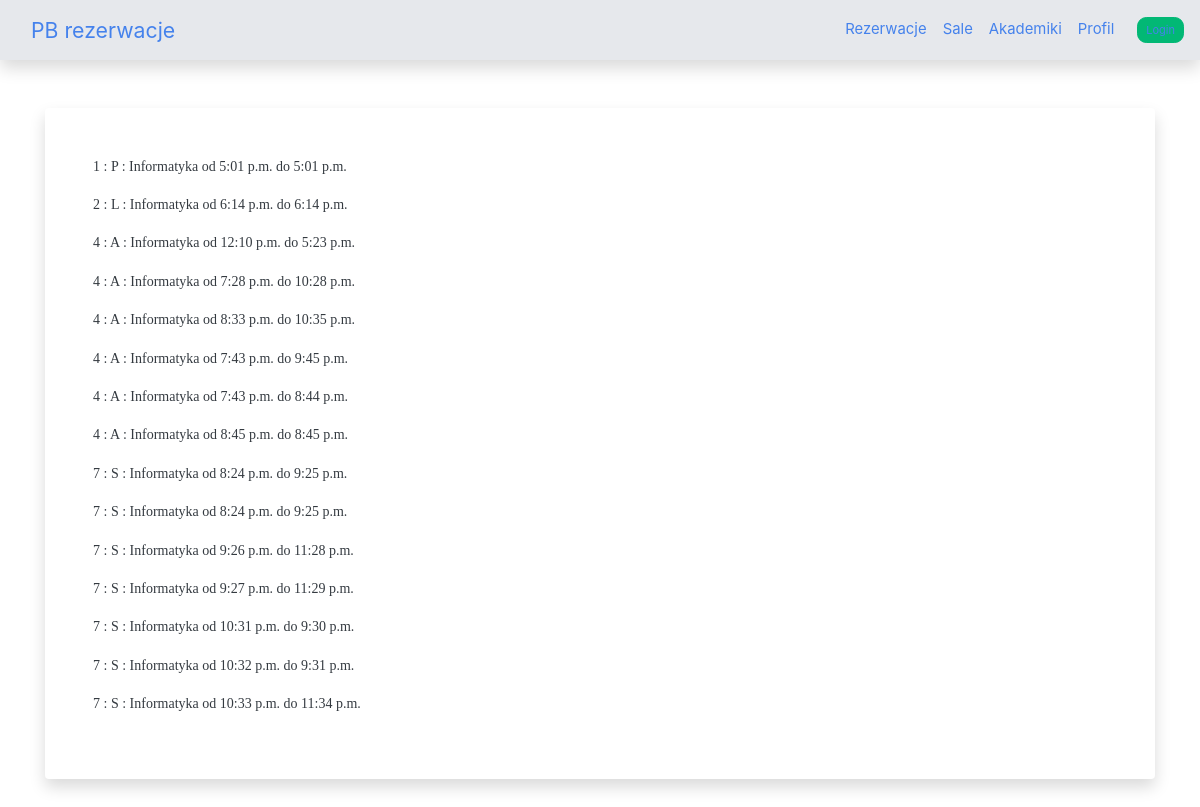
/reservations/, run on the app's committed database.
### reservations/models.py (models this page shows, shortened)
class RezerwacjaSali(models.Model):
    status_labels = (
        ("Z", "Zaakceptowana"),
        ("O", "Odrzucona"),
        ("R", "W trakcie rozpatrywania")
    )
    id_rezerwacji_sali = models.AutoField(primary_key=True)
    id_pomieszczenia = models.ForeignKey(Pomieszczenie, on_delete=models.CASCADE)
    status = models.CharField(max_length=1, choices=status_labels, default="R")
    data_od = models.DateTimeField()
    data_do = models.DateTimeField()
    id_uzytkownika = models.ForeignKey(Uzytkownik,related_name="rezerwacje_sal", on_delete=models.CASCADE)
    data_wykonania_rezerwacji = models.DateTimeField(default=datetime.now())
    class Meta:
        verbose_name_plural = "Rezerwacje Sal"

class Pomieszczenie(models.Model):
    type_of_classroom = (
        ("S", "Sala"),
        ("L", "Laboratorium"),
        ("P", "Pracownia"),
        ("A", "Aula wykladowa")
    )
    id_pomieszczenia = models.AutoField(primary_key=True)
    id_wydzialu = models.ForeignKey(Wydzial, on_delete=models.CASCADE)
    opis = models.TextField()
    rodzaj_pom = models.CharField(max_length=1, choices=type_of_classroom, default="S")
    def __str__(self):
        return f' {self.id_pomieszczenia} : {self.rodzaj_pom} : {self.id_wydzialu}'
    class Meta:
        verbose_name_plural = "Pomieszczenia"

class Wydzial(models.Model):
    id_wydzialu = models.AutoField(primary_key=True)
    nazwa_wydzialu = models.CharField(max_length=30)
    def __str__(self):
        return f'{self.nazwa_wydzialu}'
    class Meta:
        verbose_name_plural = "Wydziały"

### reservations/views.py (the view)
# urls.py: path('', include('reservations.urls'))
def reservations(request):
    all_reservations = RezerwacjaSali.objects.all()
    context = {
        "lista_rezerwacji": all_reservations
    }
    return render(request, 'reservations/reservation_list.html', context)

### reservations/templates/reservations/reservation_list.html
{% extends "generic_site.html" %}
{% block contents %}
    {% for element in lista_rezerwacji %}
        <p>{{ element.id_pomieszczenia }} od {{ element.data_od.time }} do {{ element.data_do.time }}</p>
    {% endfor %}
{% endblock contents %}

### templates/generic_site.html (style rules this page uses)
html { background: url('https://source.unsplash.com/twukN12EN7c/1920x1080') no-repeat center center fixed; -webkit-background-size: cover; -moz-background-size: cover; -o-background-size: cover; background-size: cover; }
body { background: url('https://source.unsplash.com/twukN12EN7c/1920x1080') no-repeat center center fixed; background-size: auto; -family: -apple-system, BlinkMacSystemFont, 'Segoe WPC', 'Segoe UI', 'Ubuntu', 'Droid Sans', sans-serif; font-size: 14px; line-height: 1.6; -webkit-background-size: cover; -moz-background-size: cover; -o-background-size: cover; background-size: cover; }

### data on the page
RezerwacjaSali: id_pomieszczenia "1 : P : Informatyka", data_od.time "5:01 p.m.", data_do.time "5:01 p.m."
RezerwacjaSali: id_pomieszczenia "2 : L : Informatyka", data_od.time "6:14 p.m.", data_do.time "6:14 p.m."
RezerwacjaSali: id_pomieszczenia "4 : A : Informatyka", data_od.time "12:10 p.m.", data_do.time "5:23 p.m."
RezerwacjaSali: id_pomieszczenia "4 : A : Informatyka", data_od.time "7:28 p.m.", data_do.time "10:28 p.m."
RezerwacjaSali: id_pomieszczenia "4 : A : Informatyka", data_od.time "8:33 p.m.", data_do.time "10:35 p.m."
RezerwacjaSali: id_pomieszczenia "4 : A : Informatyka", data_od.time "7:43 p.m.", data_do.time "9:45 p.m."
RezerwacjaSali: id_pomieszczenia "4 : A : Informatyka", data_od.time "7:43 p.m.", data_do.time "8:44 p.m."
RezerwacjaSali: id_pomieszczenia "4 : A : Informatyka", data_od.time "8:45 p.m.", data_do.time "8:45 p.m."
RezerwacjaSali: id_pomieszczenia "7 : S : Informatyka", data_od.time "8:24 p.m.", data_do.time "9:25 p.m."
RezerwacjaSali: id_pomieszczenia "7 : S : Informatyka", data_od.time "8:24 p.m.", data_do.time "9:25 p.m."
RezerwacjaSali: id_pomieszczenia "7 : S : Informatyka", data_od.time "9:26 p.m.", data_do.time "11:28 p.m."
RezerwacjaSali: id_pomieszczenia "7 : S : Informatyka", data_od.time "9:27 p.m.", data_do.time "11:29 p.m."
RezerwacjaSali: id_pomieszczenia "7 : S : Informatyka", data_od.time "10:31 p.m.", data_do.time "9:30 p.m."
RezerwacjaSali: id_pomieszczenia "7 : S : Informatyka", data_od.time "10:32 p.m.", data_do.time "9:31 p.m."
RezerwacjaSali: id_pomieszczenia "7 : S : Informatyka", data_od.time "10:33 p.m.", data_do.time "11:34 p.m."

### other printed values
{{ title|default:"PB rezerwacje" }} "PB rezerwacje"
